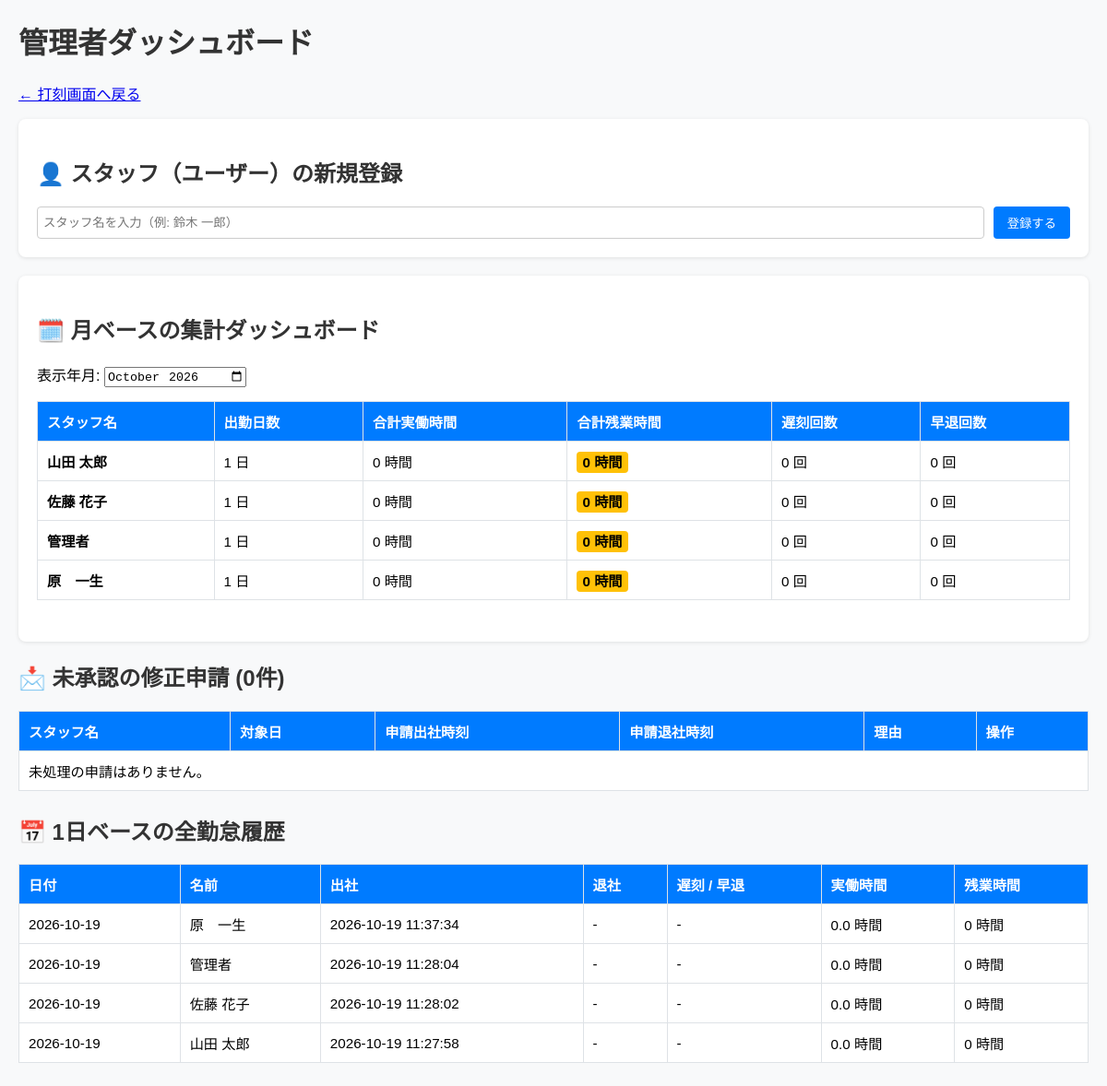
The page /admin on the database its author committed.
### tables this page shows
CREATE TABLE users (
                id INTEGER PRIMARY KEY AUTOINCREMENT,
                name TEXT NOT NULL,
                role TEXT DEFAULT 'employee'
            );

CREATE TABLE attendance (
                id INTEGER PRIMARY KEY AUTOINCREMENT,
                user_id INTEGER NOT NULL,
                work_date DATE NOT NULL,
                clock_in DATETIME,
                clock_out DATETIME,
                break_minutes INTEGER DEFAULT 60,
                tardy_minutes INTEGER DEFAULT 0,    -- 遅刻（分）
                early_leave_minutes INTEGER DEFAULT 0, -- 早退（分）
                actual_hours REAL DEFAULT 0,
                overtime_hours REAL DEFAULT 0
            );

### app.py (the view)
@app.route('/admin')
def admin():
    selected_month = request.args.get('month', datetime.now().strftime('%Y-%m'))
    with get_db() as conn:
        users = conn.execute('SELECT * FROM users').fetchall()
        attendances = conn.execute('''
            SELECT a.*, u.name
            FROM attendance a
            JOIN users u ON a.user_id = u.id
            ORDER BY a.work_date DESC, a.id DESC
        ''').fetchall()
        requests = conn.execute('''
            SELECT r.*, u.name, a.work_date
            FROM correction_requests r
            JOIN attendance a ON r.attendance_id = a.id
            JOIN users u ON a.user_id = u.id
            WHERE r.status = 'pending'
        ''').fetchall()
        monthly_summary = conn.execute('''
            SELECT
                u.name,
                COUNT(a.id) as work_days,
                SUM(a.actual_hours) as total_actual_hours,
                SUM(a.overtime_hours) as total_overtime_hours,
                SUM(CASE WHEN a.tardy_minutes > 0 THEN 1 ELSE 0 END) as tardy_count,
                SUM(CASE WHEN a.early_leave_minutes > 0 THEN 1 ELSE 0 END) as early_leave_count
            FROM users u
            LEFT JOIN attendance a ON u.id = a.user_id AND strftime('%Y-%m', a.work_date) = ?
            GROUP BY u.id
        ''', (selected_month,)).fetchall()
    return render_template('admin.html', attendances=attendances, requests=requests, users=users, monthly_summary=monthly_summary, selected_month=selected_month)

### app.py (called while the page is built)
def get_db():
    conn = sqlite3.connect(DB_NAME)
    conn.row_factory = sqlite3.Row
    return conn

### templates/admin.html (shortened to what this page needs)
<!DOCTYPE html>
<html lang="ja">
<head>
</head>
<body>
    <h1>管理者ダッシュボード</h1>
    <p><a href="/">← 打刻画面へ戻る</a></p>
    <div class="card">
        <h2>👤 スタッフ（ユーザー）の新規登録</h2>
        <form action="/add_user" method="POST" style="display:flex; gap:10px;">
            <input type="text" name="name" placeholder="スタッフ名を入力（例: 鈴木 一郎）" required style="flex:1;">
            <button type="submit" class="btn-add">登録する</button>
        </form>
    </div>
    <div class="card">
        <h2>🗓️ 月ベースの集計ダッシュボード</h2>
        <form method="GET" action="/admin" style="margin-bottom: 15px;">
            <label>表示年月: </label>
            <input type="month" name="month" value="{{ selected_month }}" onchange="this.form.submit()">
        </form>
        <table>
            <thead>
                <tr>
                    <th>スタッフ名</th>
                    <th>出勤日数</th>
                    <th>合計実働時間</th>
                    <th>合計残業時間</th>
                    <th>遅刻回数</th>
                    <th>早退回数</th>
                </tr>
            </thead>
            <tbody>
                {% for m in monthly_summary %}
                <tr>
                    <td><strong>{{ m.name }}</strong></td>
                    <td>{{ m.work_days or 0 }} 日</td>
                    <td>{{ m.total_actual_hours or 0 }} 時間</td>
                    <td><span class="badge-overtime">{{ m.total_overtime_hours or 0 }} 時間</span></td>
                    <td>{{ m.tardy_count or 0 }} 回</td>
                    <td>{{ m.early_leave_count or 0 }} 回</td>
                </tr>
                {% endfor %}
            </tbody>
        </table>
    </div>
    <h2>📩 未承認の修正申請 ({{ requests|length }}件)</h2>
    <table>
        <thead>
            <tr>
                <th>スタッフ名</th>
                <th>対象日</th>
                <th>申請出社時刻</th>
                <th>申請退社時刻</th>
                <th>理由</th>
                <th>操作</th>
            </tr>
        </thead>
        <tbody>
            {% for r in requests %}
            <tr>
                <td>{{ r.name }}</td>
                <td>{{ r.work_date }}</td>
                <td>{{ r.requested_clock_in }}</td>
                <td>{{ r.requested_clock_out }}</td>
                <td>{{ r.reason }}</td>
                <td>
                    <form action="/approve/{{ r.id }}/approve" method="POST" style="display:inline;">
                        <button type="submit" class="btn-approve">承認</button>
                    </form>
                    <form action="/approve/{{ r.id }}/reject" method="POST" style="display:inline;">
                        <button type="submit" class="btn-reject">却下</button>
                    </form>
                </td>
            </tr>
            {% else %}
            <tr><td colspan="6">未処理の申請はありません。</td></tr>
            {% endfor %}
        </tbody>
    </table>
    <h2>📅 1日ベースの全勤怠履歴</h2>
    <table>
        <thead>
            <tr>
                <th>日付</th>
                <th>名前</th>
                <th>出社</th>
                <th>退社</th>
                <th>遅刻 / 早退</th>
                <th>実働時間</th>
                <th>残業時間</th>
            </tr>
        </thead>
        <tbody>
            {% for a in attendances %}
            <tr>
                <td>{{ a.work_date }}</td>
                <td>{{ a.name }}</td>
                <td>{{ a.clock_in or '-' }}</td>
                <td>{{ a.clock_out or '-' }}</td>
                <td>
                    {% if a.tardy_minutes == 0 and a.early_leave_minutes == 0 %}-{% endif %}
                </td>
                <td>{{ a.actual_hours }} 時間</td>
                <td>
                    {% if a.overtime_hours > 0 %}
                    <span class="badge-overtime">{{ a.overtime_hours }} 時間</span>
                    {% else %}
                    0 時間
                    {% endif %}
                </td>
            </tr>
            {% endfor %}
        </tbody>
    </table>
</body>
</html>

### templates/admin.html (style rules this page uses)
body { font-family: sans-serif; margin: 20px; background: #f8f9fa; }
h1, h2 { color: #333; }
table { width: 100%; border-collapse: collapse; background: white; margin-bottom: 25px; font-size: 0.95rem; }
th, td { border: 1px solid #dee2e6; padding: 10px; text-align: left; }
th { background: #007bff; color: white; }
.card { background: white; padding: 20px; border-radius: 8px; margin-bottom: 20px; box-shadow: 0 1px 4px rgba(0,0,0,0.1); }
.badge-overtime { background: #ffc107; padding: 3px 6px; border-radius: 4px; font-weight: bold; }
.btn-add { background: #007bff; color: white; border: none; padding: 8px 15px; border-radius: 4px; cursor: pointer; }
input[type="text"] { padding: 6px; border: 1px solid #ccc; border-radius: 4px; }

### rows shown on the page
users: name "山田 太郎", id "1", total_actual_hours "0", total_overtime_hours "0", tardy_count "0", early_leave_count "0"
users: name "佐藤 花子", work_days "1", total_actual_hours "0", total_overtime_hours "0", tardy_count "0", early_leave_count "0"
users: name "管理者", work_days "1", total_actual_hours "0", total_overtime_hours "0", tardy_count "0", early_leave_count "0"
users: name "原 一生", work_days "1", total_actual_hours "0", total_overtime_hours "0", tardy_count "0", early_leave_count "0"
attendance: work_date "2026-10-19", name "原 一生", clock_in "2026-10-19 11:37:34", clock_out "-", actual_hours "0.0", overtime_hours "0 時間"
attendance: work_date "2026-10-19", name "管理者", clock_in "2026-10-19 11:28:04", clock_out "-", actual_hours "0.0", overtime_hours "0 時間"
attendance: work_date "2026-10-19", name "佐藤 花子", clock_in "2026-10-19 11:28:02", clock_out "-", actual_hours "0.0", overtime_hours "0 時間"
attendance: work_date "2026-10-19", name "山田 太郎", clock_in "2026-10-19 11:27:58", clock_out "-", actual_hours "0.0", overtime_hours "0 時間"

### other values the page prints
{{ requests|length }} "0"
